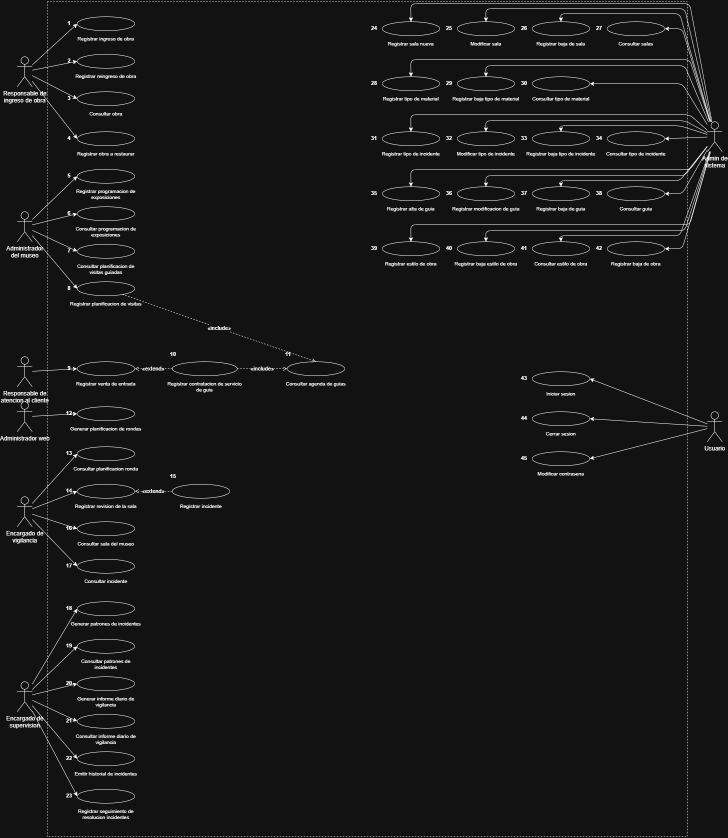
#> input picture scripts_y_notas/extracted_dcu_full.png, 1455 x 1675 px, found by its file name (shown at 1/2 size)
$ python simulate_viewports.py
#> lines starting #> are read from the running program, lines starting #| are printed output that depends on the picture
# -*- coding: utf-8 -*-
from PIL import Image

def simulate_viewport(img_path, target_x_pct, target_y_pct, zoom, viewport_w, viewport_h, out_path):
#> called with img_path = 'scripts_y_notas/extracted_dcu_full.png', target_x_pct = 17, target_y_pct = 62, zoom = 2.3, viewport_w = 620, viewport_h = 520, out_path = 'scripts_y_notas/sim_dcu_vigilancia.png'
    im = Image.open(img_path).convert('RGB')
#> im is the input picture: PIL image 1455x1675 RGB; min 18, max 255, mean 23
    iw, ih = im.size
#> iw = 1455; ih = 1675

    # Target center in pixel coordinates
    tx = iw * (target_x_pct / 100.0)
#> tx = 247.4
    ty = ih * (target_y_pct / 100.0)
#> ty = 1038.5

    # When displayed with object-fit: contain inside a viewport of aspect ratio AR = viewport_w / viewport_h
    # In Slide 09: viewport is 620 x 520 (AR = 620/520 = 1.192)
    # DCU image is 1455 x 1675 (AR = 0.868) -> fitted by height: height = viewport_h, width = viewport_h * 0.868
    # With zoom S, visible window in image coords:
    # visible_h = ih / zoom
    # visible_w = visible_h * (viewport_w / viewport_h)

    vis_h = ih / zoom
#> vis_h = 728.3
    vis_w = vis_h * (viewport_w / viewport_h)
#> vis_w = 868.3

    x0 = int(tx - vis_w / 2)
#> x0 = -186
    y0 = int(ty - vis_h / 2)
#> y0 = 674
    x1 = int(tx + vis_w / 2)
#> x1 = 681
    y1 = int(ty + vis_h / 2)
#> y1 = 1402

    # Clamp or pad with black if needed
    crop = Image.new('RGB', (int(vis_w), int(vis_h)), (18, 18, 18))
#> crop: PIL image 868x728 RGB; every value is 18

    # Source box clamped to image
    src_x0 = max(0, x0)
#> src_x0 = 0
    src_y0 = max(0, y0)
#> src_y0 = 674
    src_x1 = min(iw, x1)
#> src_x1 = 681
    src_y1 = min(ih, y1)
#> src_y1 = 1402

    if src_x1 > src_x0 and src_y1 > src_y0:
        patch = im.crop((src_x0, src_y0, src_x1, src_y1))
        dest_x = src_x0 - x0
#> dest_x = 186
        dest_y = src_y0 - y0
        crop.paste(patch, (dest_x, dest_y))

    crop = crop.resize((viewport_w, viewport_h), Image.Resampling.LANCZOS)
#> crop: PIL image 620x520 RGB
    crop.save(out_path)
    print(f"Simulated {out_path} centered at ({target_x_pct}%, {target_y_pct}%) zoom={zoom}")

# Let's test DCU actors:
# 1. Encargado de Vigilancia: tx=17%, ty=62%, zoom=2.3
simulate_viewport('scripts_y_notas/extracted_dcu_full.png', 17, 62, 2.3, 620, 520, 'scripts_y_notas/sim_dcu_vigilancia.png')

# 2. Encargado de Supervision: tx=12%, ty=85%, zoom=2.3
simulate_viewport('scripts_y_notas/extracted_dcu_full.png', 12, 85, 2.3, 620, 520, 'scripts_y_notas/sim_dcu_supervision.png')
#> call 2 of simulate_viewport, with img_path = 'scripts_y_notas/extracted_dcu_full.png', target_x_pct = 12, target_y_pct = 85, zoom = 2.3, viewport_w = 620, viewport_h = 520, out_path = 'scripts_y_notas/sim_dcu_supervision.png'
#> in simulate_viewport (call 2), `patch = im.crop((src_x0, src_y0, src_x1, src_y1))`:
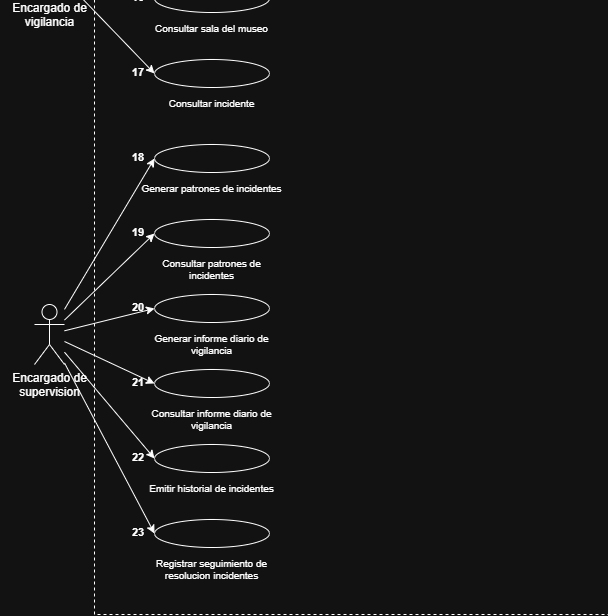
#> patch: PIL image 608x616 RGB; min 18, max 255, mean 23.3

# 3. Responsable de Ingreso de Obras: tx=12%, ty=11%, zoom=2.3
simulate_viewport('scripts_y_notas/extracted_dcu_full.png', 12, 11, 2.3, 620, 520, 'scripts_y_notas/sim_dcu_ingreso.png')
#> call 3 of simulate_viewport, with img_path = 'scripts_y_notas/extracted_dcu_full.png', target_x_pct = 12, target_y_pct = 11, zoom = 2.3, viewport_w = 620, viewport_h = 520, out_path = 'scripts_y_notas/sim_dcu_ingreso.png'
#> in simulate_viewport (call 3), `patch = im.crop((src_x0, src_y0, src_x1, src_y1))`:
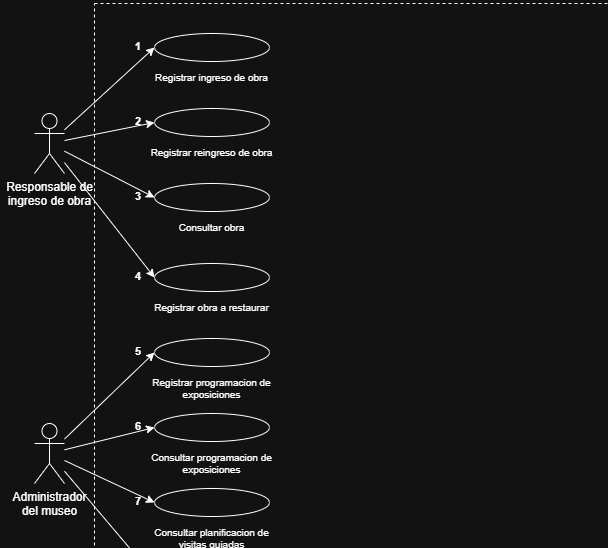
#> patch: PIL image 608x548 RGB; min 18, max 255, mean 23.6

# 4. Atencion al Cliente / Visitas: tx=24%, ty=44%, zoom=2.2
simulate_viewport('scripts_y_notas/extracted_dcu_full.png', 24, 44, 2.2, 620, 520, 'scripts_y_notas/sim_dcu_atencion.png')
#> call 4 of simulate_viewport, with img_path = 'scripts_y_notas/extracted_dcu_full.png', target_x_pct = 24, target_y_pct = 44, zoom = 2.2, viewport_w = 620, viewport_h = 520, out_path = 'scripts_y_notas/sim_dcu_atencion.png'
#> in simulate_viewport (call 4), `crop = Image.new('RGB', (int(vis_w), int(vis_h)), (18, 18, 18))`: crop: PIL image 907x761 RGB; every value is 18
#> in simulate_viewport (call 4), `patch = im.crop((src_x0, src_y0, src_x1, src_y1))`:
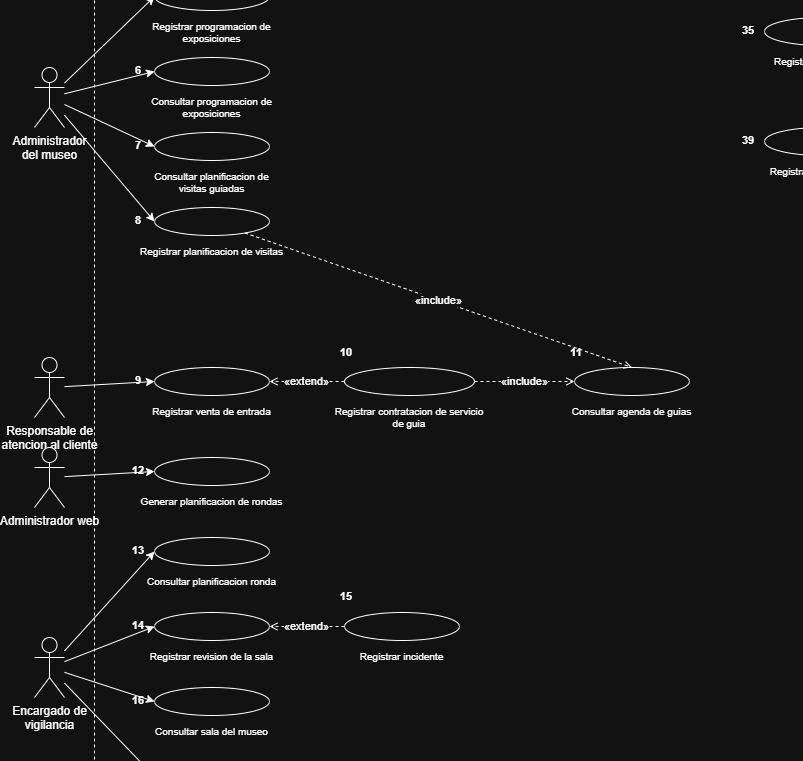
#> patch: PIL image 803x761 RGB; min 18, max 255, mean 23.5

# 5. Administrador del Museo: tx=12%, ty=29%, zoom=2.3
simulate_viewport('scripts_y_notas/extracted_dcu_full.png', 12, 29, 2.3, 620, 520, 'scripts_y_notas/sim_dcu_museo.png')
#> in simulate_viewport (call 5), `patch = im.crop((src_x0, src_y0, src_x1, src_y1))`:
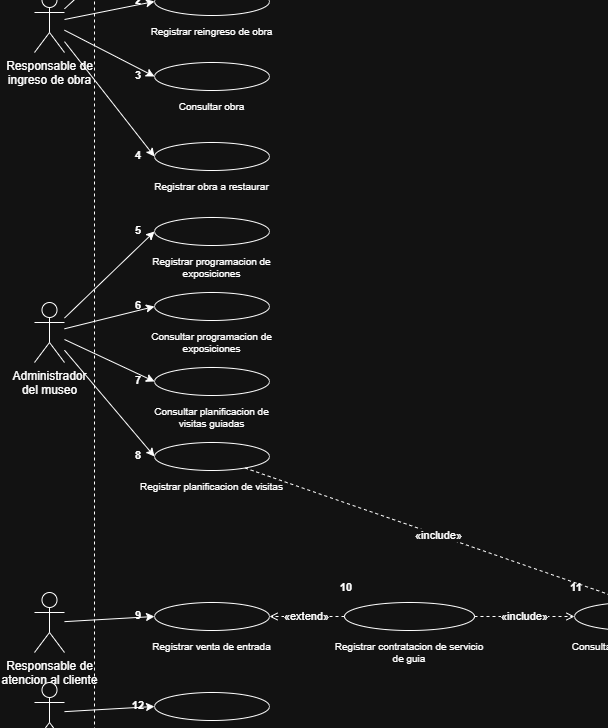
#> patch: PIL image 608x728 RGB; min 18, max 255, mean 24.2

# 6. Admin de Sistema (Tablas Maestras): tx=74%, ty=17%, zoom=2.0
simulate_viewport('scripts_y_notas/extracted_dcu_full.png', 74, 17, 2.0, 620, 520, 'scripts_y_notas/sim_dcu_admin.png')
#> in simulate_viewport (call 6), `crop = Image.new('RGB', (int(vis_w), int(vis_h)), (18, 18, 18))`: crop: PIL image 998x837 RGB; every value is 18
#> in simulate_viewport (call 6), `patch = im.crop((src_x0, src_y0, src_x1, src_y1))`:
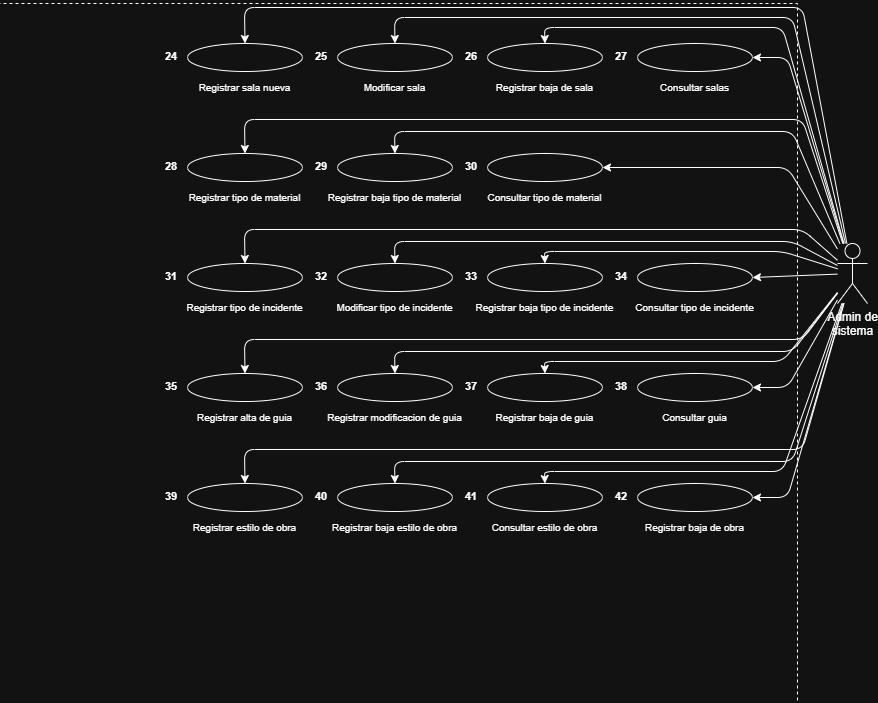
#> patch: PIL image 878x703 RGB; min 18, max 255, mean 26.5
#> in simulate_viewport (call 6), `crop.paste(patch, (dest_x, dest_y))`:
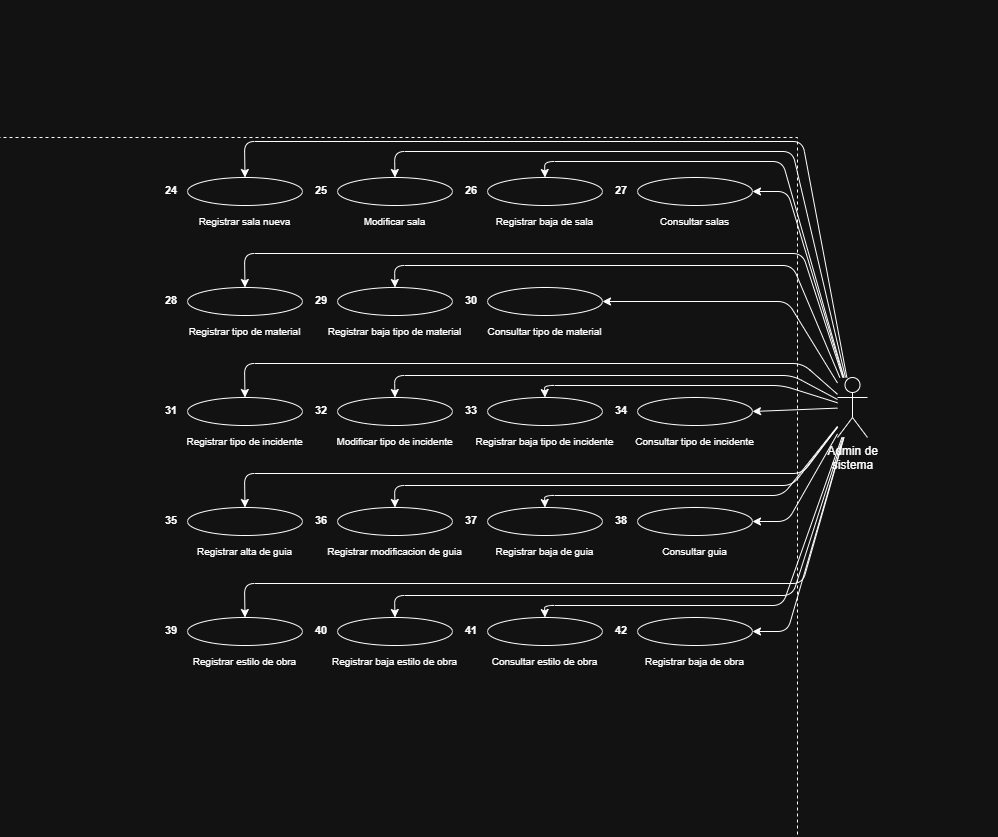
#> crop: PIL image 998x837 RGB; min 18, max 255, mean 24.3
#> in simulate_viewport (call 6), `crop = crop.resize((viewport_w, viewport_h), Image.Resampling.LANCZOS)`:
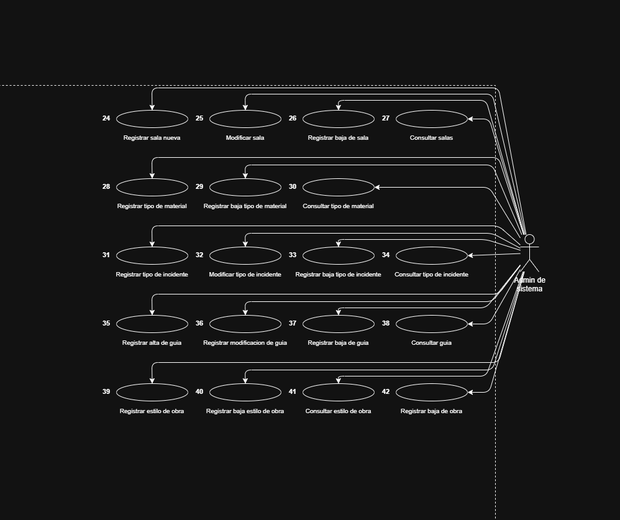
#> crop: PIL image 620x520 RGB; min 0, max 255, mean 24.3

$ run again, with scripts_y_notas/dcu_actor_left_0.png copied over scripts_y_notas/extracted_dcu_full.png
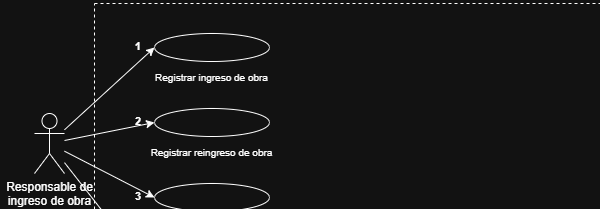
#> input picture scripts_y_notas/dcu_actor_left_0.png, 600 x 209 px, found by its file name
#> in simulate_viewport, im is the input picture: PIL image 600x209 RGB; min 18, max 255, mean 23.8
#> patch: PIL image 109x77 RGB
#> patch: PIL image 109x68 RGB
#> patch: PIL image 113x95 RGB
#> patch: PIL image 109x91 RGB
#> in simulate_viewport (call 6), `patch = im.crop((src_x0, src_y0, src_x1, src_y1))`:
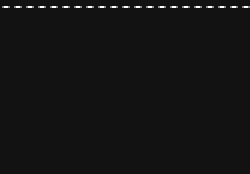
#> patch: PIL image 125x87 RGB (shown 2 times larger); min 18, max 255, mean 19.4
#> in simulate_viewport (call 6), `crop = crop.resize((viewport_w, viewport_h), Image.Resampling.LANCZOS)`:
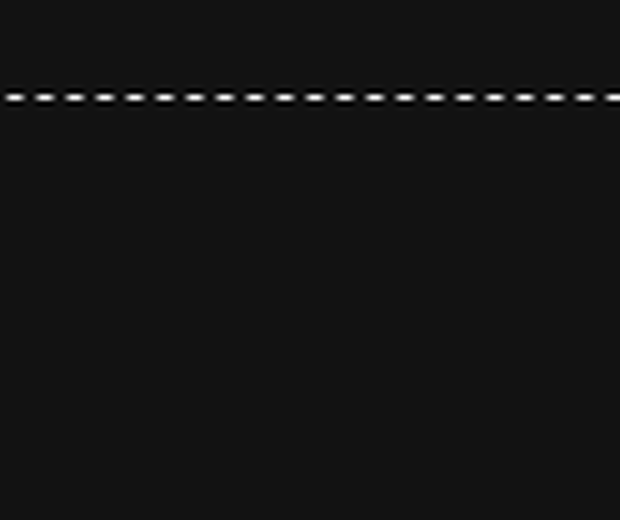
#> crop: PIL image 620x520 RGB; min 0, max 255, mean 19.2

$ run again, with scripts_y_notas/dcu_actor_left_1.png copied over scripts_y_notas/extracted_dcu_full.png
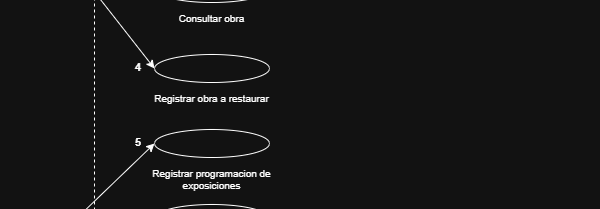
#> input picture scripts_y_notas/dcu_actor_left_1.png, 600 x 209 px, found by its file name
#> in simulate_viewport, im is the input picture: PIL image 600x209 RGB; min 18, max 255, mean 22
#> patch: PIL image 109x77 RGB
#> in simulate_viewport (call 3), `patch = im.crop((src_x0, src_y0, src_x1, src_y1))`:
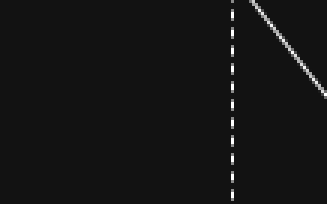
#> patch: PIL image 109x68 RGB (shown 3 times larger); min 18, max 255, mean 20.4
#> patch: PIL image 113x95 RGB
#> patch: PIL image 109x91 RGB
#> in simulate_viewport (call 5), `crop = crop.resize((viewport_w, viewport_h), Image.Resampling.LANCZOS)`:
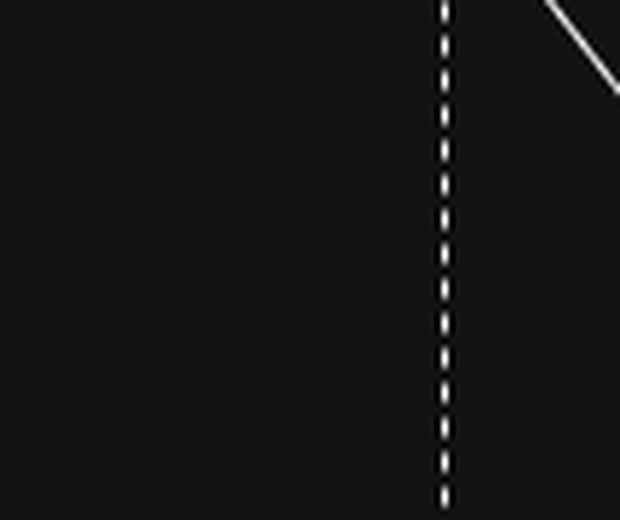
#> crop: PIL image 620x520 RGB; min 0, max 255, mean 19.6
#> patch: PIL image 125x87 RGB; every value is 18
